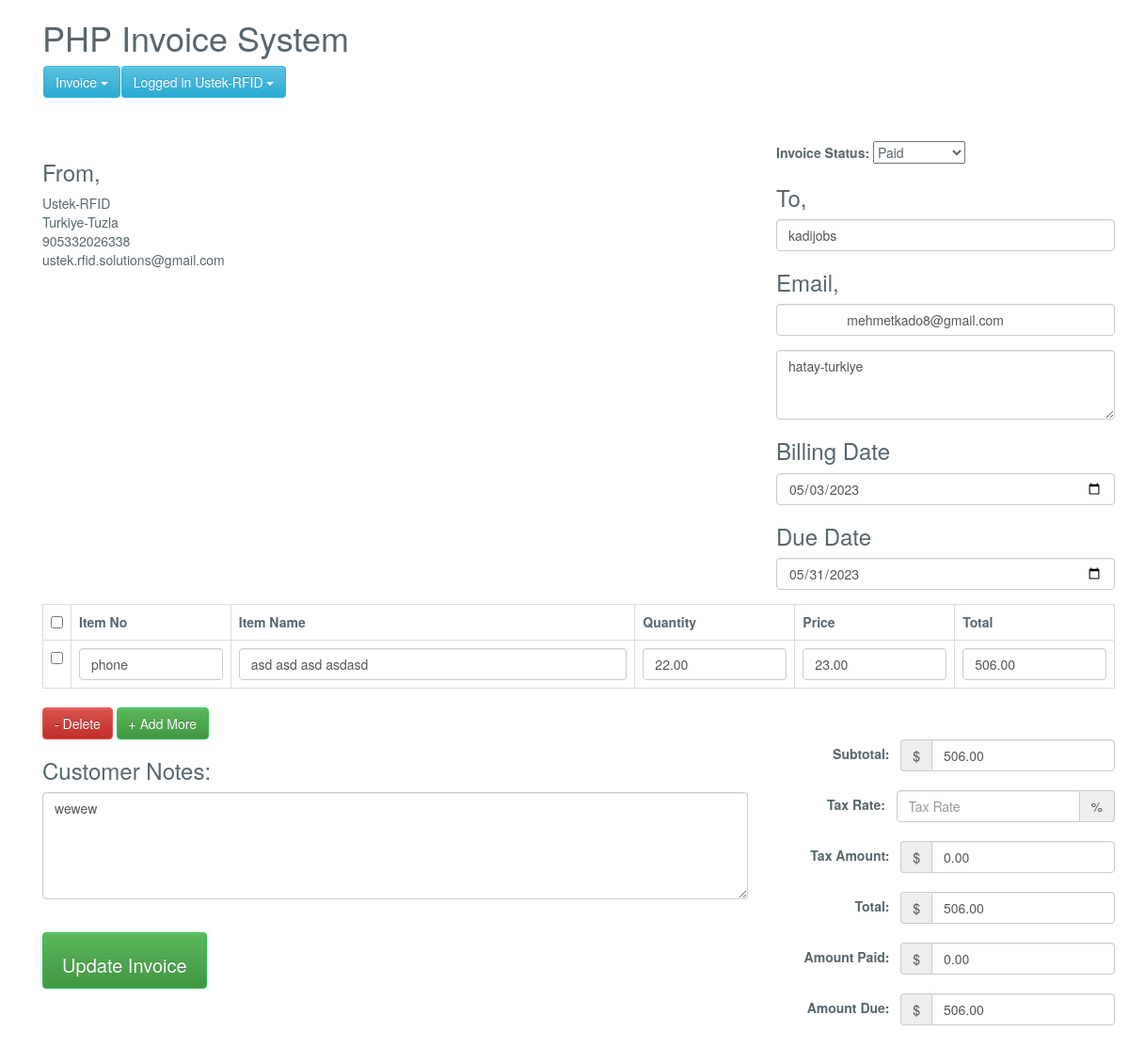
/edit_invoice.php?update_id=696 (signed in), run on the app's committed database.
### tables this page shows
CREATE TABLE `invoice_order` (
  `order_id` int(11) NOT NULL,
  `user_id` int(11) NOT NULL,
  `order_date` timestamp NOT NULL DEFAULT current_timestamp(),
  `order_receiver_name` varchar(250) NOT NULL,
  `order_receiver_address` mediumtext NOT NULL,
  `order_total_before_tax` decimal(10,2) NOT NULL,
  `order_total_tax` decimal(10,2) NOT NULL,
  `order_tax_per` varchar(250) NOT NULL,
  `order_total_after_tax` double(10,2) NOT NULL,
  `order_amount_paid` decimal(10,2) NOT NULL,
  `order_total_amount_due` decimal(10,2) NOT NULL,
  `customer_note` mediumtext NOT NULL,
  `payment_information` mediumtext NOT NULL,
  `billing_Date` date NOT NULL,
  `due_date` date NOT NULL,
  `status` varchar(50) NOT NULL,
  `email` varchar(50) NOT NULL
);

CREATE TABLE `invoice_order_item` (
  `order_item_id` int(11) NOT NULL,
  `order_id` int(11) NOT NULL,
  `item_code` varchar(250) NOT NULL,
  `item_name` varchar(250) NOT NULL,
  `order_item_quantity` decimal(10,2) NOT NULL,
  `order_item_price` decimal(10,2) NOT NULL,
  `order_item_final_amount` decimal(10,2) NOT NULL
);

### Invoice.php (called while the page is built, shortened)
<?php
class Invoice{
	private $host  = 'localhost';
    private $user  = 'root';
    private $password   = "";
    private $database  = "invoice_system";
    private $invoiceOrderTable = 'invoice_order';
	private $invoiceOrderItemTable = 'invoice_order_item';
	private $dbConnect = false;
    public function __construct(){
        if(!$this->dbConnect){
            $conn = new mysqli($this->host, $this->user, $this->password, $this->database);
            if($conn->connect_error){
                die("Error failed to connect to MySQL: " . $conn->connect_error);
            }else{
                $this->dbConnect = $conn;
            }
        }
    }
	private function getData($sqlQuery) {
		$result = mysqli_query($this->dbConnect, $sqlQuery);
		$data= array();
		while ($row = mysqli_fetch_array($result, MYSQLI_ASSOC)) {
			$data[]=$row;
		}
		return $data;
	}
	public function getInvoice($invoiceId){
		$sqlQuery = "
			SELECT * FROM ".$this->invoiceOrderTable."
			WHERE user_id = '".$_SESSION['userid']."' AND order_id = '$invoiceId'";
		$result = mysqli_query($this->dbConnect, $sqlQuery);
		$row = mysqli_fetch_array($result, MYSQLI_ASSOC);
		return $row;
	}
	public function getInvoiceItems($invoiceId){
		$sqlQuery = "
			SELECT * FROM ".$this->invoiceOrderItemTable."
			WHERE order_id = '$invoiceId'";
		return  $this->getData($sqlQuery);
	}
	}
?>

### edit_invoice.php (the view, shortened to what this page needs)
<?php
include('inc/header.php');
include 'Invoice.php';
$invoice = new Invoice();
$invoice->checkLoggedIn();
if(!empty($_GET['update_id']) && $_GET['update_id']) {
	$invoiceValues = $invoice->getInvoice($_GET['update_id']);
	$invoiceItems = $invoice->getInvoiceItems($_GET['update_id']);
}
?>
<link href="css/style.css" rel="stylesheet">
<?php include('inc/container.php');?>
<div class="container content-invoice">
    	<form action="" id="invoice-form" method="post" class="invoice-form" role="form" novalidate="">
	    	<div class="load-animate animated fadeInUp">
		    	<div class="row">
		    		<div class="col-xs-8 col-sm-8 col-md-8 col-lg-8">
		    			<h1 class="title">PHP Invoice System</h1>
						<?php include('menu.php');?>
		    		</div>
		    	</div>
		    	<div class="row">
		      		<div class="col-xs-12 col-sm-4 col-md-4 col-lg-4">
		      			<h3>From,</h3>
						<?php echo $_SESSION['user']; ?><br>
						<?php echo $_SESSION['address']; ?><br>
						<?php echo $_SESSION['mobile']; ?><br>
						<?php echo $_SESSION['email']; ?><br>
		      		</div>
		      		<div class="col-xs-12 col-sm-4 col-md-4 col-lg-4 pull-right">
					  <label for="lang">Invoice Status:</label>
                    <select   name="status" class="dropdown" id="lang">
					<option value="<?=$invoiceValues['status'];?>"><?=$invoiceValues['status']; ?></option>
                    </select>
		      			<h3>To,</h3>
		      			<div class="form-group">
							<input value="<?php echo $invoiceValues['order_receiver_name']; ?>" type="text" class="form-control" name="companyName" id="companyName" placeholder="Company Name" autocomplete="off">
						</div>
						<h3>Email,</h3>
					<div class="form-group">
						<input type="text" value="<?php echo $invoiceValues['email']; ?>" class="form-control" name="email" id="email" placeholder="Email Address" autocomplete="off">
					</div>
						<div class="form-group">
							<textarea class="form-control" rows="3" name="address" id="address" placeholder="Your Address"><?php echo $invoiceValues['order_receiver_address']; ?></textarea>
						</div>
						<h3>Billing Date</h3>
					<div class="form-group">
						<input type="date" class="form-control" name="billing_Date" value="<?php echo $invoiceValues['billing_Date']; ?>"    >
					</div>
					<h3>Due Date</h3>
					<div class="form-group">
						<input type="date" class="form-control" name="due_date" value="<?php echo $invoiceValues['due_date']; ?>"  >
					</div>
		      		</div>
		      	</div>
		      	<div class="row">
		      		<div class="col-xs-12 col-sm-12 col-md-12 col-lg-12">
		      			<table class="table table-bordered table-hover" id="invoiceItem">
							<tr>
								<th width="2%"><input id="checkAll" class="formcontrol" type="checkbox"></th>
								<th width="15%">Item No</th>
								<th width="38%">Item Name</th>
								<th width="15%">Quantity</th>
								<th width="15%">Price</th>
								<th width="15%">Total</th>
							</tr>
							<?php
							$count = 0;
							foreach($invoiceItems as $invoiceItem){
								$count++;
							?>
							<tr>
								<td><input class="itemRow" type="checkbox"></td>
								<td><input type="text" value="<?php echo $invoiceItem["item_code"]; ?>" name="productCode[]" id="productCode_<?php echo $count; ?>" class="form-control" autocomplete="off"></td>
								<td><input type="text" value="<?php echo $invoiceItem["item_name"]; ?>" name="productName[]" id="productName_<?php echo $count; ?>" class="form-control" autocomplete="off"></td>
								<td><input type="number" value="<?php echo $invoiceItem["order_item_quantity"]; ?>" name="quantity[]" id="quantity_<?php echo $count; ?>" class="form-control quantity" autocomplete="off"></td>
								<td><input type="number" value="<?php echo $invoiceItem["order_item_price"]; ?>" name="price[]" id="price_<?php echo $count; ?>" class="form-control price" autocomplete="off"></td>
								<td><input type="number" value="<?php echo $invoiceItem["order_item_final_amount"]; ?>" name="total[]" id="total_<?php echo $count; ?>" class="form-control total" autocomplete="off"></td>
							</tr>
							<?php } ?>
						</table>
		      		</div>
		      	</div>
		      	<div class="row">
		      		<div class="col-xs-12 col-sm-3 col-md-3 col-lg-3">
		      			<button class="btn btn-danger delete" id="removeRows" type="button">- Delete</button>
		      			<button class="btn btn-success" id="addRows" type="button">+ Add More</button>
		      		</div>
		      	</div>
		      	<div class="row">
		      		<div class="col-xs-12 col-sm-8 col-md-8 col-lg-8">
		      			<h3>Customer Notes: </h3>
		      			<div class="form-group">
							<textarea class="form-control txt" rows="5" name="notes" id="notes" placeholder="Your Notes"><?php echo $invoiceValues['customer_note']; ?></textarea>
						</div>
						<br>
						<div class="form-group">
			      			<input data-loading-text="Updating Invoice..." type="submit" name="invoice_btn" value="Update Invoice" class="btn btn-success submit_btn invoice-save-btm">
			      		</div>
		      		</div>
		      		<div class="col-xs-12 col-sm-4 col-md-4 col-lg-4">
						<span class="form-inline">
							<div class="form-group">
								<label>Subtotal: &nbsp;</label>
								<div class="input-group">
									<div class="input-group-addon currency">$</div>
									<input value="<?php echo $invoiceValues['order_total_before_tax']; ?>" type="number" class="form-control" name="subTotal" id="subTotal" placeholder="Subtotal">
								</div>
							</div>
							<div class="form-group">
								<label>Tax Rate: &nbsp;</label>
								<div class="input-group">
									<input value="<?php echo $invoiceValues['order_tax_per']; ?>" type="number" class="form-control" name="taxRate" id="taxRate" placeholder="Tax Rate">
									<div class="input-group-addon">%</div>
								</div>
							</div>
							<div class="form-group">
								<label>Tax Amount: &nbsp;</label>
								<div class="input-group">
									<div class="input-group-addon currency">$</div>
									<input value="<?php echo $invoiceValues['order_total_tax']; ?>" type="number" class="form-control" name="taxAmount" id="taxAmount" placeholder="Tax Amount">
								</div>
							</div>
							<div class="form-group">
								<label>Total: &nbsp;</label>
								<div class="input-group">
									<div class="input-group-addon currency">$</div>
									<input value="<?php echo $invoiceValues['order_total_after_tax']; ?>" type="number" class="form-control" name="totalAftertax" id="totalAftertax" placeholder="Total">
								</div>
							</div>
							<div class="form-group">
								<label>Amount Paid: &nbsp;</label>
								<div class="input-group">
									<div class="input-group-addon currency">$</div>
									<input value="<?php echo $invoiceValues['order_amount_paid']; ?>" type="number" class="form-control" name="amountPaid" id="amountPaid" placeholder="Amount Paid">
								</div>
							</div>
							<div class="form-group">
								<label>Amount Due: &nbsp;</label>
								<div class="input-group">
									<div class="input-group-addon currency">$</div>
									<input value="<?php echo $invoiceValues['order_total_amount_due']; ?>" type="number" class="form-control" name="amountDue" id="amountDue" placeholder="Amount Due">
								</div>
							</div>
						</span>
					</div>
		      	</div>
	      	</div>
		</form>
    </div>
</div>
<?php include('inc/footer.php');?>

### css/style.css (style rules this page uses)
html { background-color1: #f0f3f4; position: relative; min-height: 100%; }
body { background-color: transparent; color: #58666e; font-family: "Source Sans Pro","Helvetica Neue",Helvetica,Arial,sans-serif; font-size: 14px; line-height: 1.42857; }
.btn-success, .panel-success { background-color: #27c24c !important; border-color: #27c24c !important; color: #fff !important; }
.btn-danger, .panel-danger { background-color: #f05050; border-color: #f05050; color: #fff !important; }
input[type=number] { -moz-appearance: textfield; }
.form-inline .form-group { margin-bottom: 20px; float: right; }
.invoice-save-btm { height:60px;padding:20px;font-size:20px; }

### data on the page
invoice_order: status "Paid", companyName "kadijobs", email "mehmetkado8@gmail.com", address "hatay-turkiye", billing_Date "05/03/2023", due_date "05/31/2023", notes "wewew", subTotal "506.00", taxAmount "0.00", totalAftertax "506.00", amountPaid "0.00", amountDue "506.00"
invoice_order_item: item_code "phone", item_name "asd asd asd asdasd", order_item_quantity "22.00", order_item_price "23.00", order_item_final_amount "506.00"

### other printed values
$_SESSION['user'] "Ustek-RFID"
$_SESSION['address'] "Turkiye-Tuzla"
$_SESSION['mobile'] "905332026338"
$_SESSION['email'] "ustek.rfid.solutions@gmail.com"
